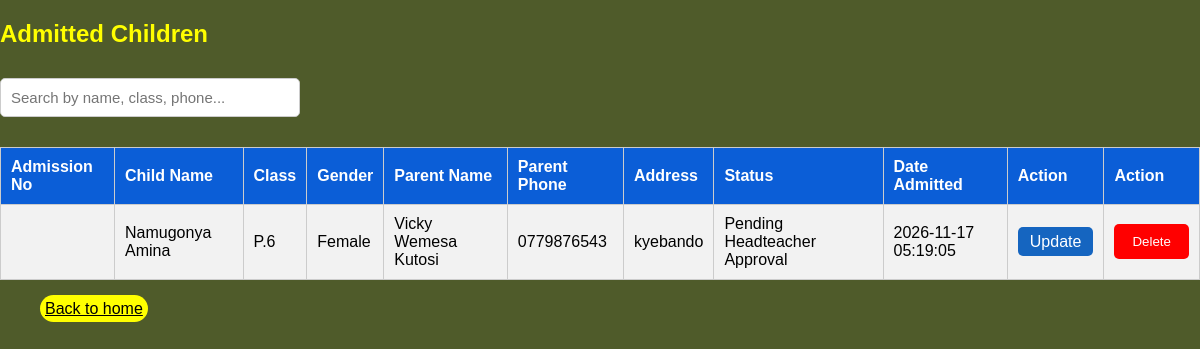
Page /view_admissions.php (signed in) on the committed database.
### tables this page shows
CREATE TABLE `admissions` (
  `id` int(11) NOT NULL,
  `admission_no` varchar(20) DEFAULT NULL,
  `childName` varchar(100) NOT NULL,
  `date_of_birth` date DEFAULT NULL,
  `gender` varchar(10) NOT NULL,
  `className` varchar(20) NOT NULL,
  `parentName` varchar(100) NOT NULL,
  `parentPhone` varchar(20) NOT NULL,
  `homeaddress` text DEFAULT NULL,
  `status` varchar(40) DEFAULT 'Pending Headteacher Approval',
  `created_at` timestamp NOT NULL DEFAULT current_timestamp()
);

### view_admissions.php (the view, shortened to what this page needs)
<?php
include "config.php";
$result = $conn->query("SELECT * FROM admissions ORDER BY created_at DESC");
?>
<!DOCTYPE html>
<html>
<head>
  <link rel="stylesheet" href="style1.css">
</head>
<body>
  <h2>Admitted Children</h2>
  <input type="text" id="searchBox" placeholder="Search by name, class, phone..." onkeyup="searchTable()" style="padding:10px; width:300px; margin-bottom:15px;">
  <table id="studentsTable" border="1" cellpadding="10" cellspacing="0" style="width:100%; border-collapse:collapse;">
    <tr style="background:#f2f2f2;">
      <th>Admission No</th>
      <th>Child Name</th>
      <th>Class</th>
      <th>Gender</th>
      <th>Parent Name</th>
      <th>Parent Phone</th>
      <th>Address</th>
      <th>Status</th>
      <th>Date Admitted</th>
	  <th>Action</th>
	   <th>Action</th>
    </tr>
    <?php if ($result->num_rows > 0): ?>
      <?php while($row = $result->fetch_assoc()) { ?>
        <tr>
          <td><?php echo $row['admission_no']; ?></td>
          <td><?php echo $row['childName']; ?></td>
          <td><?php echo $row['className']; ?></td>
          <td><?php echo $row['gender']; ?></td>
          <td><?php echo $row['parentName']; ?></td>
          <td><?php echo $row['parentPhone']; ?></td>
          <td><?php echo $row['homeaddress']; ?></td>
          <td><?php echo $row['status']; ?></td>
          <td><?php echo $row['created_at']; ?></td>
		  <td>
  <a href="update_view_admissions.php?id=<?php echo $row['id']; ?>" style="background:#1565c0; color:white; padding:6px 12px; text-decoration:none; border-radius:5px;">Update</a>
</td>
	<td>
    <a href="delete_admission.php?id=<?php echo $row['id']; ?>"
       onclick="return confirm('Are you sure you want to delete this admission?');"
       style="color:red; font-weight:bold;"><button style="background-color:red;">Delete</button></a>
</td>
        </tr>
      <?php } ?>
    <?php else: ?>
        <tr><td colspan="9" style="text-align:center;">No admissions found yet.</td></tr>
    <?php endif; ?>
  </table>
  <div style="padding:20px;">
<a style="padding:5px; margin-left:20px; background-color:yellow; color:black; border-radius:40px;" href="index1.php">Back to home</a>
</div>
</body>
</html>

### style1.css (style rules this page uses)
* { box-sizing: border-box; }
body { font-family: Arial, sans-serif; margin: 0; background: #4F5B2A; }
h1, h2, h3 { font-family: Poppins, Arial, sans-serif; }
button, .btn { background: #0b5ed7; color: white; padding: 10px 18px; border: none; border-radius: 5px; text-decoration: none; display: inline-block; cursor: pointer; font-family: Poppins, Arial, sans-serif; }
input, select, textarea { width: 100%; padding: 10px; margin: 8px 0 15px 0; border: 1px solid #ccc; border-radius: 5px; font-family: Arial, sans-serif; font-size: 15px; }
table { width: 100%; border-collapse: collapse; margin-top: 15px; background: white; font-family: Arial, sans-serif; }
table, th, td { border: 1px solid #ccc; padding: 10px; text-align: left; }
th { background: #0b5ed7; color: white; font-family: Poppins, Arial, sans-serif; }
tr:nth-child(even) { background: #f2f2f2; }
#searchBox { width: 100%; max-width: 400px; padding: 10px; margin: 10px 0; border: 1px solid #ccc; border-radius: 5px; }

### view_admissions.php (style rules this page uses)
p,h2,h3 { color:yellow; }

### rows in the picture
admissions: childName "Namugonya Amina", className "P.6", gender "Female", parentName "Vicky Wemesa Kutosi", parentPhone "0779876543", homeaddress "kyebando", status "Pending Headteacher Approval", created_at "2026-11-17 05:19:05"
